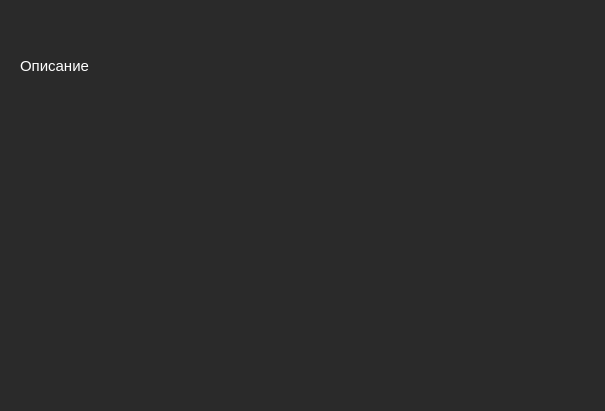
<?xml version="1.0" encoding="UTF-8"?>
<ui version="4.0">
 <class>about_app</class>
 <widget class="QDialog" name="about_app">
  <property name="geometry">
   <rect>
    <x>0</x>
    <y>0</y>
    <width>605</width>
    <height>411</height>
   </rect>
  </property>
  <property name="minimumSize">
   <size>
    <width>605</width>
    <height>411</height>
   </size>
  </property>
  <property name="maximumSize">
   <size>
    <width>605</width>
    <height>411</height>
   </size>
  </property>
  <property name="windowTitle">
   <string>About app</string>
  </property>
  <property name="styleSheet">
   <string notr="true">color: white;
background-color: #2a2a2a;</string>
  </property>
  <widget class="QLabel" name="label">
   <property name="geometry">
    <rect>
     <x>20</x>
     <y>15</y>
     <width>406</width>
     <height>26</height>
    </rect>
   </property>
   <property name="styleSheet">
    <string notr="true">font-size: 22px;</string>
   </property>
   <property name="text">
    <string/>
   </property>
  </widget>
  <widget class="QLabel" name="label_2">
   <property name="geometry">
    <rect>
     <x>20</x>
     <y>55</y>
     <width>76</width>
     <height>21</height>
    </rect>
   </property>
   <property name="styleSheet">
    <string notr="true">font-size:15px;</string>
   </property>
   <property name="text">
    <string>Описание</string>
   </property>
  </widget>
 </widget>
 <resources/>
 <connections/>
</ui>
